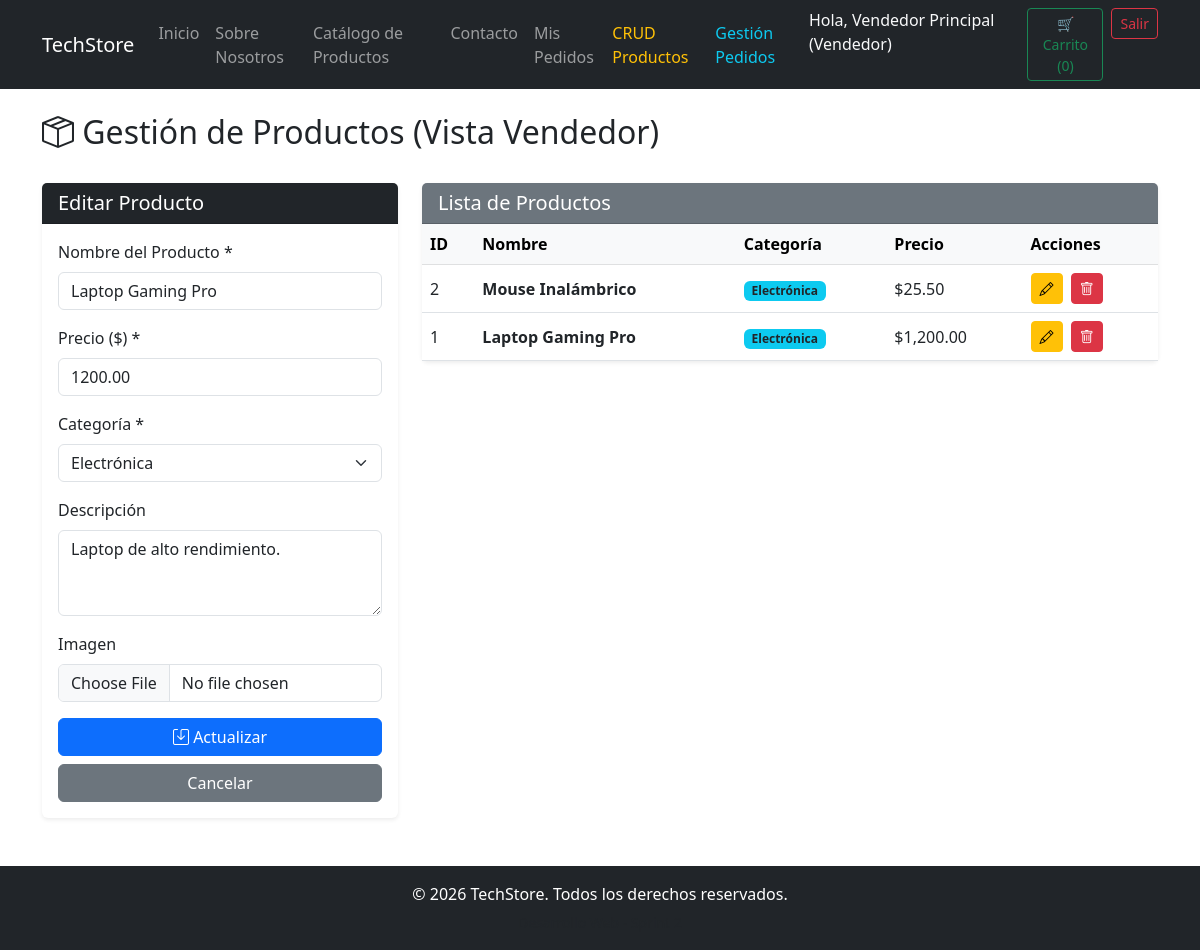
The app's page /gestion_productos.php?editar=1 (signed in) with its own data.
### tables this page shows
CREATE TABLE IF NOT EXISTS productos (
    id INT AUTO_INCREMENT PRIMARY KEY,
    nombre VARCHAR(150) NOT NULL,
    precio DECIMAL(10, 2) NOT NULL,
    imagen VARCHAR(255) DEFAULT 'default.jpg',
    descripcion TEXT,
    categoria_id INT,
    FOREIGN KEY (categoria_id) REFERENCES categorias(id) ON DELETE SET NULL
);

CREATE TABLE IF NOT EXISTS categorias (
    id INT AUTO_INCREMENT PRIMARY KEY,
    nombre VARCHAR(100) NOT NULL
);

### gestion_productos.php (the view, shortened to what this page needs)
<?php
require_once 'config/db.php';
$producto_editar = null;
if (isset($_GET['editar'])) {
    $id_editar = (int)$_GET['editar'];
    $stmt_edit = $pdo->prepare("SELECT * FROM productos WHERE id = ?");
    $stmt_edit->execute([$id_editar]);
    $producto_editar = $stmt_edit->fetch();
}
$categorias = $pdo->query("SELECT * FROM categorias")->fetchAll();
$productos = $pdo->query("SELECT p.*, c.nombre as categoria_nombre FROM productos p LEFT JOIN categorias c ON p.categoria_id = c.id ORDER BY p.id DESC")->fetchAll();
include 'includes/header.php';
?>
<div class="d-flex justify-content-between align-items-center mb-4">
    <h2><i class="bi bi-box-seam"></i> Gestión de Productos (Vista Vendedor)</h2>
</div>
<div class="row">
    <div class="col-md-4 mb-4">
        <div class="card shadow-sm border-0">
            <div class="card-header bg-dark text-white">
                <h5 class="mb-0"><?= $producto_editar ? 'Editar Producto' : 'Nuevo Producto' ?></h5>
            </div>
            <div class="card-body">
                <form action="gestion_productos.php" method="POST" enctype="multipart/form-data">
                    <div class="mb-3">
                        <label class="form-label">Nombre del Producto *</label>
                        <input type="text" name="nombre" class="form-control" required value="<?= htmlspecialchars($producto_editar['nombre'] ?? '') ?>">
                    </div>
                    <div class="mb-3">
                        <label class="form-label">Precio ($) *</label>
                        <input type="number" step="0.01" min="0.1" name="precio" class="form-control" required value="<?= htmlspecialchars($producto_editar['precio'] ?? '') ?>">
                    </div>
                    <div class="mb-3">
                        <label class="form-label">Categoría *</label>
                        <select name="categoria_id" class="form-select" required>
                            <?php foreach ($categorias as $cat): ?>
                                <option value="<?= $cat['id'] ?>" <?= (isset($producto_editar['categoria_id']) && $producto_editar['categoria_id'] == $cat['id']) ? 'selected' : '' ?>>
                                    <?= htmlspecialchars($cat['nombre']) ?>
                                </option>
                            <?php endforeach; ?>
                        </select>
                    </div>
                    <div class="mb-3">
                        <label class="form-label">Descripción</label>
                        <textarea name="descripcion" class="form-control" rows="3"><?= htmlspecialchars($producto_editar['descripcion'] ?? '') ?></textarea>
                    </div>
                    <div class="mb-3">
                        <label class="form-label">Imagen</label>
                        <input type="file" name="imagen" class="form-control" accept="image/*">
                    </div>
                    <button type="submit" class="btn btn-primary w-100">
                        <i class="bi bi-save"></i> <?= $producto_editar ? 'Actualizar' : 'Guardar Producto' ?>
                    </button>
                    <?php if ($producto_editar): ?>
                        <a href="gestion_productos.php" class="btn btn-secondary w-100 mt-2">Cancelar</a>
                    <?php endif; ?>
                </form>
            </div>
        </div>
    </div>
    <div class="col-md-8">
        <div class="card shadow-sm border-0">
            <div class="card-header bg-secondary text-white">
                <h5 class="mb-0">Lista de Productos</h5>
            </div>
            <div class="card-body p-0">
                <div class="table-responsive">
                    <table class="table table-hover align-middle mb-0">
                        <thead class="table-light">
                            <tr>
                                <th>ID</th>
                                <th>Nombre</th>
                                <th>Categoría</th>
                                <th>Precio</th>
                                <th>Acciones</th>
                            </tr>
                        </thead>
                        <tbody>
                            <?php if (count($productos) > 0): ?>
                                <?php foreach ($productos as $prod): ?>
                                    <tr>
                                        <td><?= $prod['id'] ?></td>
                                        <td><strong><?= htmlspecialchars($prod['nombre']) ?></strong></td>
                                        <td><span class="badge bg-info text-dark"><?= htmlspecialchars($prod['categoria_nombre'] ?? 'Sin categoría') ?></span></td>
                                        <td>$<?= number_format($prod['precio'], 2) ?></td>
                                        <td>
                                            <a href="gestion_productos.php?editar=<?= $prod['id'] ?>" class="btn btn-warning btn-sm me-1">
                                                <i class="bi bi-pencil"></i>
                                            </a>
                                            <a href="gestion_productos.php?eliminar=<?= $prod['id'] ?>" class="btn btn-danger btn-sm" onclick="return confirm('¿Seguro que deseas eliminar este producto?')">
                                                <i class="bi bi-trash"></i>
                                            </a>
                                        </td>
                                    </tr>
                                <?php endforeach; ?>
                            <?php else: ?>
                                <tr>
                                    <td colspan="5" class="text-center py-4 text-muted">No hay productos registrados.</td>
                                </tr>
                            <?php endif; ?>
                        </tbody>
                    </table>
                </div>
            </div>
        </div>
    </div>
</div>
<?php include 'includes/footer.php'; ?>

### records on screen
productos: nombre "Laptop Gaming Pro", precio "1200.00", categoria_id "Electrónica", descripcion "Laptop de alto rendimiento.", id "1", categoria.nombre "Electrónica", precio "1,200.00"
productos: id "2", nombre "Mouse Inalámbrico", categoria.nombre "Electrónica", precio "25.50"

### other values on screen
$_SESSION['user_nombre'] "Vendedor Principal"
$_SESSION['user_rol'] "Vendedor"
